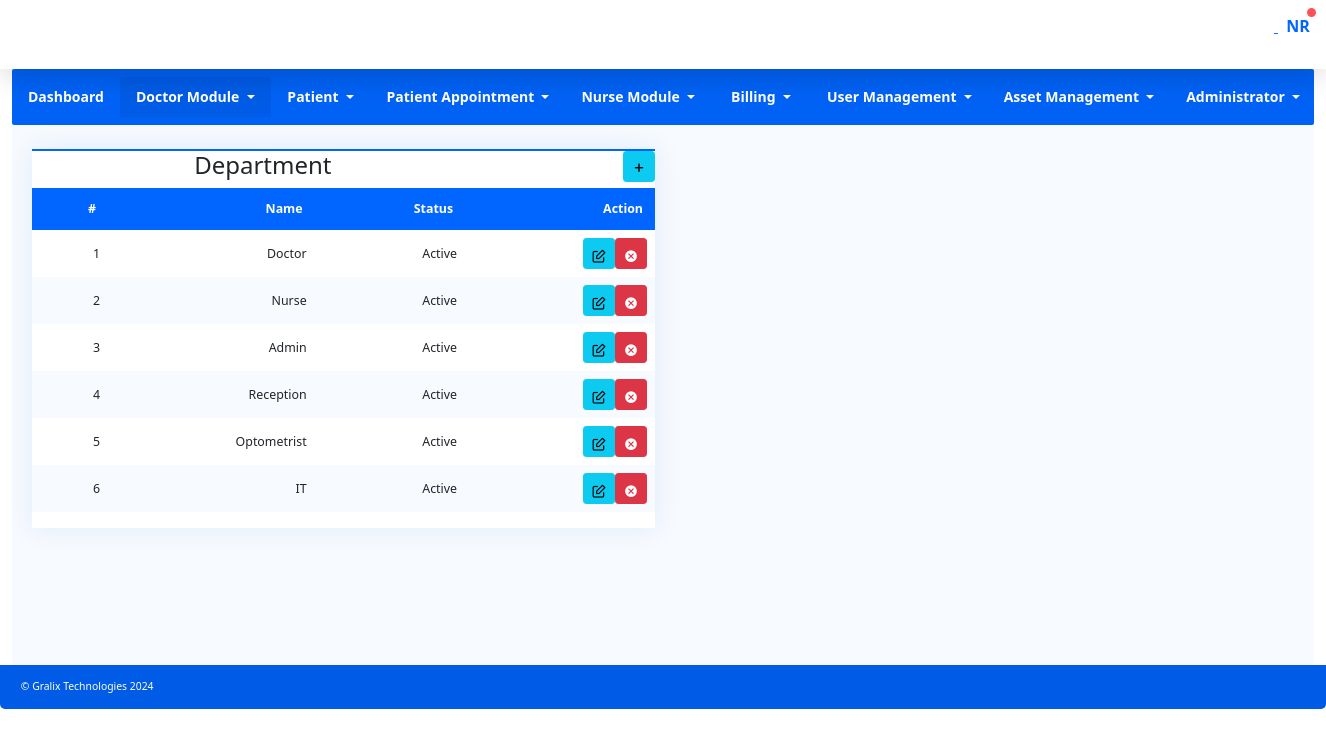
/company/Depatment/ (signed in), run on the app's committed database.
### users/models.py (models this page shows, shortened)
class Department(models.Model):
    name = models.CharField(max_length=70, blank=True, null=True)
    status = models.CharField(max_length=255, choices=(('Active', 'Active'),('inactive', 'inactive')), default='Active')

### users/views.py (the view)
# urls.py: path('company/Depatment/', users.DeptListView.as_view(), name='Deptlist'),
@method_decorator(login_required, name='dispatch')
class DeptListView(CreateView):
    model = Department
    template_name = 'users/Deptlist.html'
    success_url = reverse_lazy('user_app:Deptlist')
    form_class = DeptCreateForm  # Default blank form class
    def get_context_data(self, **kwargs):
        context = super().get_context_data(**kwargs)
        context['Dept_form'] = DeptCreateForm()
        context['Dept_data'] = {
            'departments': Department.objects.all(),
        }
        return context

### template/users/Deptlist.html (shortened to what this page needs)
<!doctype html>
<html lang="en"> {% include 'base.html' %} {% include 'base/header.html' %} <div class="container-fluid"> {% include 'base/navbar.html' %} <div class="main-container">
      <div class="content-wrapper">
        <div class="row gutters text-right">
          <div class="col-sm-6 col-12 text-right">
            <div class="table-container">
              <div class="row">
                <div class="col-md-6">
                  <h4>Department</h4>
                </div>
                <div class="col-md-6 text-right">
                  <button type="button" class="btn btn-info btn-sm" data-toggle="modal" data-target="#DeptModal">
                    <i class="icon-plus"></i>
                  </button>
                </div>
              </div>
              <div class="table-responsive">
                <table id="basicExamples" class="table">
                  <thead>
                    <tr>
                      <th>#</th>
                      <th>Name</th>
                      <th>Status</th>
                      <th>Action</th>
                    </tr>
                  </thead>
                  <tbody> {% for dept in Dept_data.departments %} <tr>
                      <td>{{ forloop.counter }}</td>
                      <td>{{ dept.name }}</td>
                      <td>{{ dept.status }}</td>
                      <td>
                        <div class="btn-group btn-group-sm">
                          <a href="#">
                            <button type="button" class="btn btn-info btn-sm">
                              <i class="icon-edit1"></i>
                            </button>
                          </a>
                          <a href="">
                            <button type="button" class="btn btn-danger btn-sm">
                              <i class="icon-cancel"></i>
                            </button>
                          </a>
                        </div>
                      </td> {% endfor %}
                    </tr>
                  </tbody>
                </table>
              </div>
            </div>
          </div>
            </div>
          </div>
        </div>
      </div>
     {% include 'base/footer.html' %}
</html>

### data on the page
Department: name "Doctor", status "Active"
Department: name "Nurse", status "Active"
Department: name "Admin", status "Active"
Department: name "Reception", status "Active"
Department: name "Optometrist", status "Active"
Department: name "IT", status "Active"
